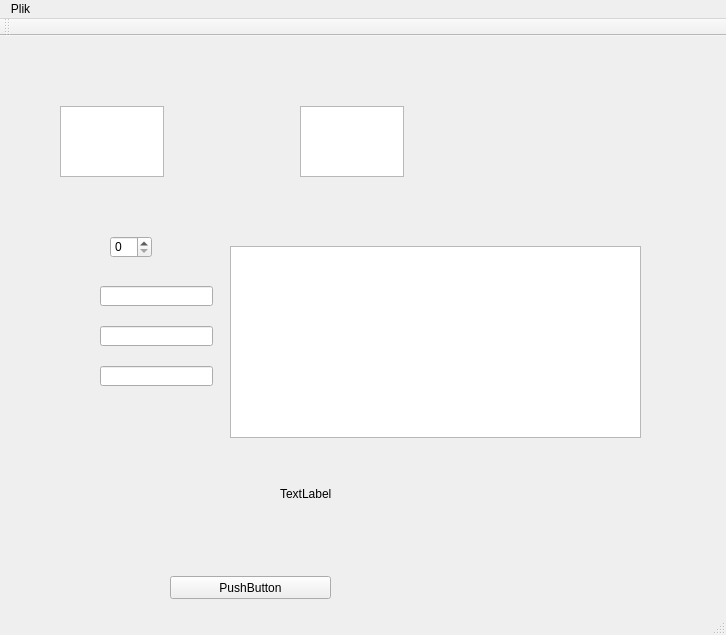
<?xml version="1.0" encoding="UTF-8"?>
<ui version="4.0">
 <class>MainWindow</class>
 <widget class="QMainWindow" name="MainWindow">
  <property name="geometry">
   <rect>
    <x>0</x>
    <y>0</y>
    <width>726</width>
    <height>635</height>
   </rect>
  </property>
  <property name="windowTitle">
   <string>MainWindow</string>
  </property>
  <widget class="QWidget" name="centralWidget">
   <widget class="QPushButton" name="pushButton">
    <property name="geometry">
     <rect>
      <x>170</x>
      <y>540</y>
      <width>161</width>
      <height>23</height>
     </rect>
    </property>
    <property name="text">
     <string>PushButton</string>
    </property>
   </widget>
   <widget class="QLineEdit" name="f1x0_edit">
    <property name="geometry">
     <rect>
      <x>100</x>
      <y>250</y>
      <width>113</width>
      <height>20</height>
     </rect>
    </property>
   </widget>
   <widget class="QLineEdit" name="f1xn_edit">
    <property name="geometry">
     <rect>
      <x>100</x>
      <y>290</y>
      <width>113</width>
      <height>20</height>
     </rect>
    </property>
   </widget>
   <widget class="QLineEdit" name="xx_edit">
    <property name="geometry">
     <rect>
      <x>100</x>
      <y>330</y>
      <width>113</width>
      <height>20</height>
     </rect>
    </property>
   </widget>
   <widget class="QSpinBox" name="n_edit">
    <property name="geometry">
     <rect>
      <x>110</x>
      <y>200</y>
      <width>42</width>
      <height>22</height>
     </rect>
    </property>
   </widget>
   <widget class="QListWidget" name="listWidget">
    <property name="geometry">
     <rect>
      <x>230</x>
      <y>210</y>
      <width>411</width>
      <height>192</height>
     </rect>
    </property>
   </widget>
   <widget class="QTextEdit" name="x_edit">
    <property name="geometry">
     <rect>
      <x>60</x>
      <y>70</y>
      <width>104</width>
      <height>71</height>
     </rect>
    </property>
   </widget>
   <widget class="QTextEdit" name="f_edit">
    <property name="geometry">
     <rect>
      <x>300</x>
      <y>70</y>
      <width>104</width>
      <height>71</height>
     </rect>
    </property>
   </widget>
   <widget class="QLabel" name="wynik_label">
    <property name="geometry">
     <rect>
      <x>280</x>
      <y>450</y>
      <width>321</width>
      <height>16</height>
     </rect>
    </property>
    <property name="text">
     <string>TextLabel</string>
    </property>
   </widget>
  </widget>
  <widget class="QMenuBar" name="menuBar">
   <property name="geometry">
    <rect>
     <x>0</x>
     <y>0</y>
     <width>726</width>
     <height>21</height>
    </rect>
   </property>
   <widget class="QMenu" name="menuPlik">
    <property name="title">
     <string>Plik</string>
    </property>
    <addaction name="actionWczytaj"/>
   </widget>
   <addaction name="menuPlik"/>
  </widget>
  <widget class="QToolBar" name="mainToolBar">
   <attribute name="toolBarArea">
    <enum>TopToolBarArea</enum>
   </attribute>
   <attribute name="toolBarBreak">
    <bool>false</bool>
   </attribute>
  </widget>
  <widget class="QStatusBar" name="statusBar"/>
  <action name="actionWczytaj">
   <property name="text">
    <string>Wczytaj</string>
   </property>
  </action>
 </widget>
 <layoutdefault spacing="6" margin="11"/>
 <resources/>
 <connections/>
</ui>
